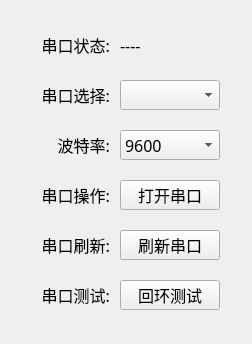
<?xml version="1.0" encoding="UTF-8"?>
<ui version="4.0">
 <class>SerialPortWid</class>
 <widget class="QWidget" name="SerialPortWid">
  <property name="geometry">
   <rect>
    <x>0</x>
    <y>0</y>
    <width>252</width>
    <height>344</height>
   </rect>
  </property>
  <property name="font">
   <font>
    <family>微软雅黑</family>
    <pointsize>12</pointsize>
   </font>
  </property>
  <property name="windowTitle">
   <string>串口操作</string>
  </property>
  <property name="windowIcon">
   <iconset>
    <normaloff>:/image/logo.jpg</normaloff>:/image/logo.jpg</iconset>
  </property>
  <widget class="QLabel" name="stateLab">
   <property name="geometry">
    <rect>
     <x>120</x>
     <y>30</y>
     <width>100</width>
     <height>30</height>
    </rect>
   </property>
   <property name="text">
    <string>----</string>
   </property>
  </widget>
  <widget class="QPushButton" name="updateBtn">
   <property name="geometry">
    <rect>
     <x>120</x>
     <y>230</y>
     <width>100</width>
     <height>30</height>
    </rect>
   </property>
   <property name="text">
    <string>刷新串口</string>
   </property>
  </widget>
  <widget class="QLabel" name="label_3">
   <property name="geometry">
    <rect>
     <x>20</x>
     <y>230</y>
     <width>90</width>
     <height>30</height>
    </rect>
   </property>
   <property name="text">
    <string>串口刷新:</string>
   </property>
   <property name="alignment">
    <set>Qt::AlignRight|Qt::AlignTrailing|Qt::AlignVCenter</set>
   </property>
  </widget>
  <widget class="QLabel" name="label_2">
   <property name="geometry">
    <rect>
     <x>20</x>
     <y>180</y>
     <width>90</width>
     <height>30</height>
    </rect>
   </property>
   <property name="text">
    <string>串口操作:</string>
   </property>
   <property name="alignment">
    <set>Qt::AlignRight|Qt::AlignTrailing|Qt::AlignVCenter</set>
   </property>
  </widget>
  <widget class="QLabel" name="label_4">
   <property name="geometry">
    <rect>
     <x>20</x>
     <y>30</y>
     <width>90</width>
     <height>30</height>
    </rect>
   </property>
   <property name="text">
    <string>串口状态:</string>
   </property>
   <property name="alignment">
    <set>Qt::AlignRight|Qt::AlignTrailing|Qt::AlignVCenter</set>
   </property>
  </widget>
  <widget class="QLabel" name="label">
   <property name="geometry">
    <rect>
     <x>20</x>
     <y>80</y>
     <width>90</width>
     <height>30</height>
    </rect>
   </property>
   <property name="text">
    <string>串口选择:</string>
   </property>
   <property name="alignment">
    <set>Qt::AlignRight|Qt::AlignTrailing|Qt::AlignVCenter</set>
   </property>
  </widget>
  <widget class="QPushButton" name="workBtn">
   <property name="geometry">
    <rect>
     <x>120</x>
     <y>180</y>
     <width>100</width>
     <height>30</height>
    </rect>
   </property>
   <property name="text">
    <string>打开串口</string>
   </property>
  </widget>
  <widget class="QComboBox" name="comBox">
   <property name="geometry">
    <rect>
     <x>120</x>
     <y>80</y>
     <width>100</width>
     <height>30</height>
    </rect>
   </property>
   <property name="font">
    <font>
     <family>微软雅黑</family>
    </font>
   </property>
   <property name="styleSheet">
    <string notr="true"/>
   </property>
  </widget>
  <widget class="QLabel" name="label_5">
   <property name="geometry">
    <rect>
     <x>20</x>
     <y>280</y>
     <width>90</width>
     <height>30</height>
    </rect>
   </property>
   <property name="text">
    <string>串口测试:</string>
   </property>
   <property name="alignment">
    <set>Qt::AlignRight|Qt::AlignTrailing|Qt::AlignVCenter</set>
   </property>
  </widget>
  <widget class="QPushButton" name="loopBtn">
   <property name="geometry">
    <rect>
     <x>120</x>
     <y>280</y>
     <width>100</width>
     <height>30</height>
    </rect>
   </property>
   <property name="text">
    <string>回环测试</string>
   </property>
  </widget>
  <widget class="QComboBox" name="baudComBox">
   <property name="geometry">
    <rect>
     <x>120</x>
     <y>130</y>
     <width>100</width>
     <height>30</height>
    </rect>
   </property>
   <property name="font">
    <font>
     <family>微软雅黑</family>
    </font>
   </property>
   <property name="styleSheet">
    <string notr="true"/>
   </property>
   <property name="currentText">
    <string>9600</string>
   </property>
   <item>
    <property name="text">
     <string>9600</string>
    </property>
   </item>
   <item>
    <property name="text">
     <string>19200</string>
    </property>
   </item>
   <item>
    <property name="text">
     <string>38400</string>
    </property>
   </item>
   <item>
    <property name="text">
     <string>57600</string>
    </property>
   </item>
   <item>
    <property name="text">
     <string>115200</string>
    </property>
   </item>
  </widget>
  <widget class="QLabel" name="label_6">
   <property name="geometry">
    <rect>
     <x>20</x>
     <y>130</y>
     <width>90</width>
     <height>30</height>
    </rect>
   </property>
   <property name="text">
    <string>波特率:</string>
   </property>
   <property name="alignment">
    <set>Qt::AlignRight|Qt::AlignTrailing|Qt::AlignVCenter</set>
   </property>
  </widget>
 </widget>
 <resources/>
 <connections/>
</ui>
